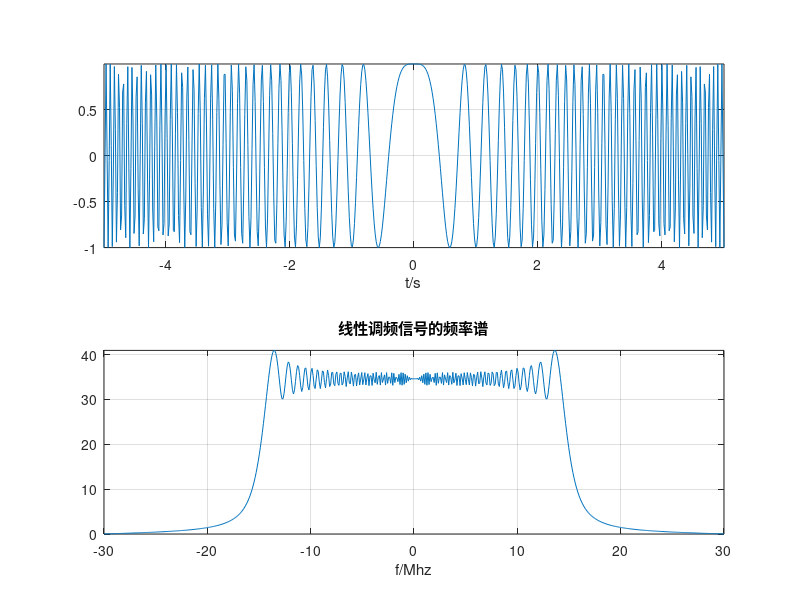

The MATLAB source for this figure:
T = 10e-6;
B = 30e6;
K = B / T;
Fs = 2 * B;
Ts = 1 / Fs;
N = T / Ts;
t = linspace(-T / 2, T / 2, N);
St = exp(j * pi * K * t.^2);
subplot(211)
plot(t * 1e6, real(St));
xlabel('t/s');
grid on;
axis tight;
subplot(212);
freq = linspace(-Fs / 2, Fs / 2, N);
plot(freq * 1e-6, fftshift(abs(fft(St))));
xlabel('f/Mhz');
title('线性调频信号的频率谱');
grid on;
axis tight;